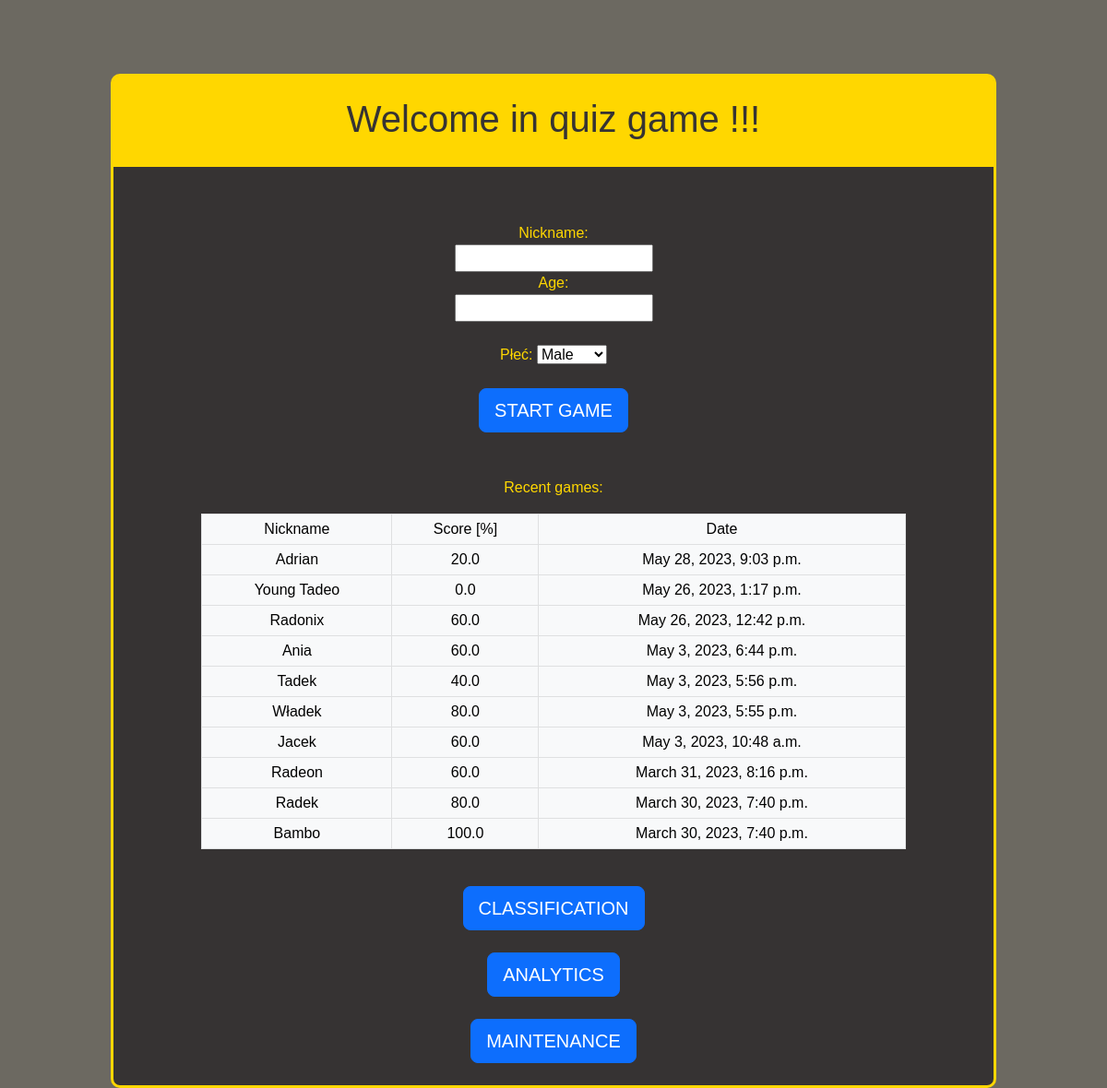
The app's page /quiz/, older data.
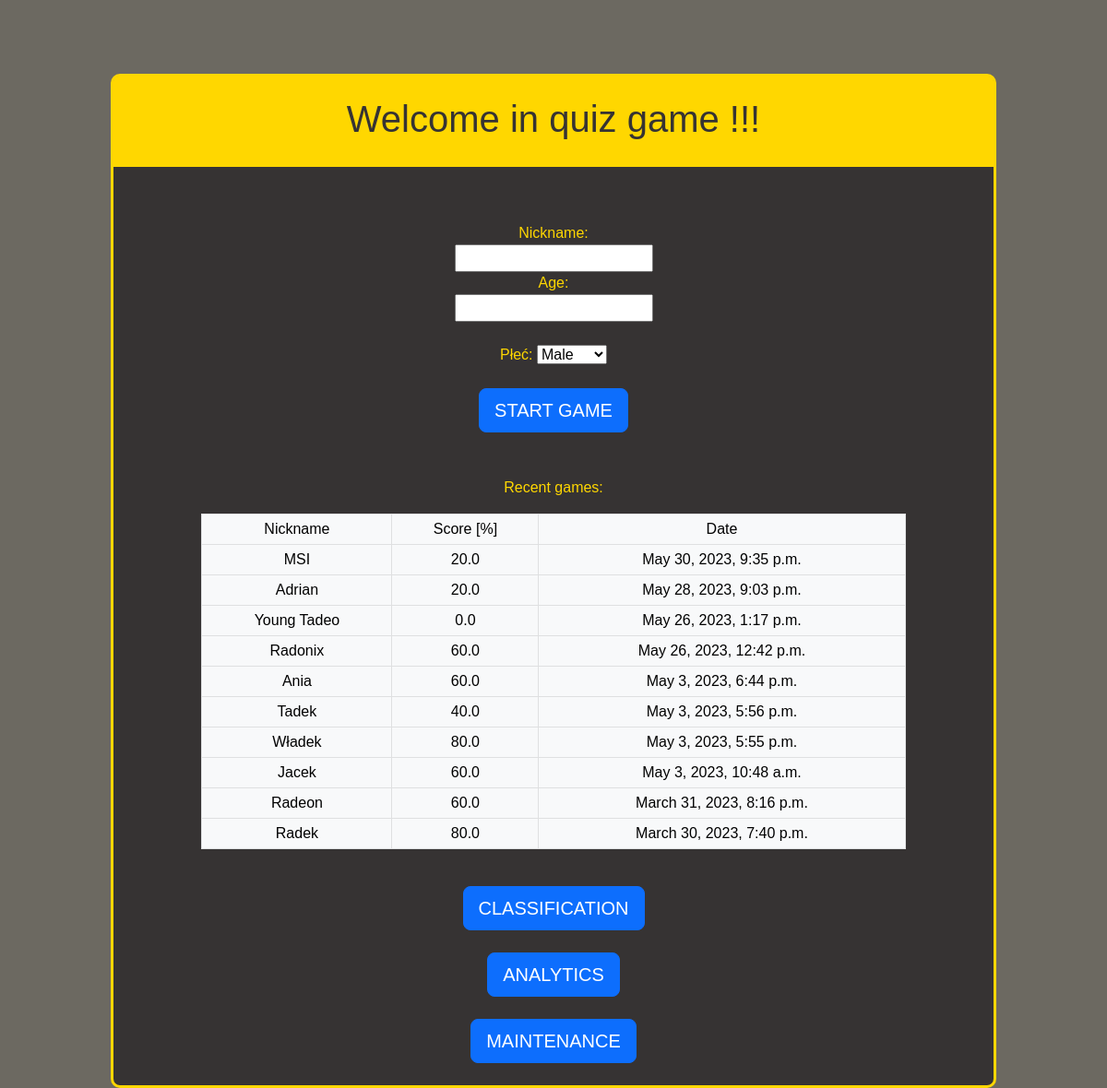
The same page, newer data.
### quiz_django_app/models.py (models this page shows)
class Game(models.Model):
    question_quantity = models.IntegerField(help_text = "value specified by user, how many question are in this game")
    actual_question = models.IntegerField(help_text = "id of actual question")
    question_counter = models.IntegerField(default=1, help_text = "counts number of questions answered in this game")
    total_score = models.IntegerField(default=0)
    questions_used= models.ManyToManyField(Question)
    nickname = models.CharField(max_length=255, null=True)
    age = models.IntegerField(validators=[MinValueValidator(0.99), MaxValueValidator(150)], null=True)
    gender = models.CharField(max_length=1, choices=GENDER_CHOICES, null=True)
    percentage = models.FloatField(null=True)
    created_at = models.DateTimeField(auto_now_add=True, null=True)
    completed_game = models.BooleanField(default=False)

### quiz_django_app/views.py (the view)
# urls.py: path('quiz/', views.index, name='index'),
def index(request):
    logout(request)
    recent_games = Game.objects.filter(completed_game=True).order_by('-created_at')[:10]
    context = { 'recent_games': recent_games }
    return render(request, 'index.html', context)

### quiz_django_app/templates/index.html (shortened to what this page needs)
{% extends "master_template.html" %}
{% block header %}
    <div id="header-container">
        <h1>Welcome in quiz game !!!</h1>
    </div>
{% endblock %}
{% block content %}
    <form method="post" action="/quiz/first_question">
        <label>
            Nickname:
            <br>
            <input name="nickname"required>
        </label>
        <br>
        <label>
            Age:
            <br>
            <input name="age" pattern="^(?:[1-9]|[1-9][0-9]|100)$" required>
        </label>
        <br>
        <br>
        <label for="gender">Płeć:</label>
        <select id="gender" name="gender">
            <option value="M">Male</option>
        </select>
        <br>
        <br>
        <input type="submit" value="START GAME" class="btn btn-primary btn-lg">
    </form>
    <br>
    <br>
    <p>Recent games:</p>
    <div class="table-container">
    <table class="table table-light table-bordered table-hover table-sm">
        <thead>
            <tr>
                <td>Nickname</td>
                <td>Score [%]</td>
                <td>Date</td>
            </tr>
        </thead>
        <tbody>
            {% if recent_games is not None %}
                {% for game in recent_games %}
                    <tr>
                        <td>{{ game.nickname }}</td>
                        <td>{{ game.percentage }}</td>
                        <td>{{ game.created_at }}</td>
                    </tr>
                {% endfor %}
            {% endif %}
        </tbody>
    </table>
    </div>
    <br>
    <a href="{% url 'classification' %}">
        <button type="button" class="btn btn-primary btn-lg">CLASSIFICATION</button>
    </a>
    <br>
    <br>
    <a href="{% url 'analytics' %}">
        <button type="button" class="btn btn-primary btn-lg">ANALYTICS</button>
    </a>
    <br>
    <br>
    <a href="{% url 'maintenance' %}">
        <button type="button" class="btn btn-primary btn-lg">MAINTENANCE</button>
    </a>
    <br>
    <br>
{% endblock %}

Row changes from the older to the newer data that the page shows:
no longer on this page (row unchanged): Game: nickname "Bambo", percentage "100.0", created_at "March 30, 2023, 7:40 p.m."
added Game: nickname "MSI", percentage "20.0", created_at "May 30, 2023, 9:35 p.m."
